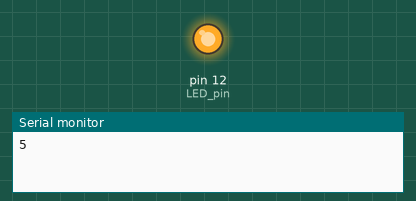
A sketch run on a simulated Arduino Uno, built with avr-gcc and run on an emulated ATmega328P. On the bench: output pins drawn as LEDs (lit = HIGH), the last lines printed to the serial monitor. Random numbers use the default seed unless the sketch sets one.

Above: at 0.1 s.
At 39.9 s:
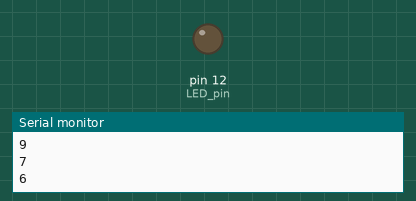
Timing chart, 0 to 40.0 s (numbered marks = the images above):
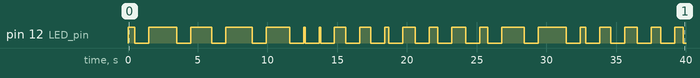

The sketch:

random.ino
```cpp
/*
  District P
  아두이노 코딩#14-1
  랜덤한 간격으로 점멸되는 LED 코드
*/
int LED_pin = 12;	// LED핀을 12로 지정

void setup()
{
  pinMode(LED_pin, OUTPUT);	// LED핀을 출력으로 설정
  Serial.begin(9600);
  randomSeed(analogRead(A0)); 		// 시리얼 통신 시작
}

void loop()
 {
  int blink_time = random(1, 21);	// 점멸시간을 1-20사이의 임의의 값으로 설정
  Serial.println(blink_time);		// 점멸시간을 시리얼모니터에 출력
  digitalWrite(LED_pin, HIGH);	// LED를 켬
  delay(blink_time*100);		// 점멸시간*100, 즉 0.1-2초 기다림
  digitalWrite(LED_pin, LOW);		// LED를 끔
  delay(1000);			// 1초간 기다림(1초간 끄는 것을 유지
}
```

Measured:
- by itself, pin 12 (LED_pin): LOW → HIGH at 0.00 s, → LOW 0.50 s later, → HIGH 1.0 s later, → LOW 2.0 s later, … (42 changes in this stretch)
